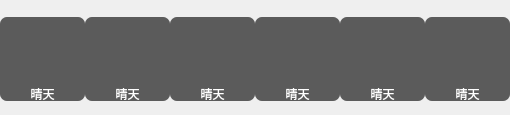
        <widget class="QWidget" name="widget0402" native="true">
         <layout class="QGridLayout" name="gridLayout_5">
          <property name="leftMargin">
           <number>0</number>
          </property>
          <property name="topMargin">
           <number>15</number>
          </property>
          <property name="rightMargin">
           <number>0</number>
          </property>
          <property name="bottomMargin">
           <number>14</number>
          </property>
          <property name="horizontalSpacing">
           <number>0</number>
          </property>
          <property name="verticalSpacing">
           <number>1</number>
          </property>
          <item row="0" column="2">
           <widget class="QLabel" name="labelWeathertype2">
            <property name="minimumSize">
             <size>
              <width>85</width>
              <height>70</height>
             </size>
            </property>
            <property name="maximumSize">
             <size>
              <width>85</width>
              <height>65</height>
             </size>
            </property>
            <property name="styleSheet">
             <string notr="true">color: rgb(255, 255, 255);
background-color: rgb(91, 91, 91);
border-radius:7px;
border-bottom-left-radius:0px;
border-bottom-right-radius:0px;
</string>
            </property>
            <property name="text">
             <string/>
            </property>
            <property name="pixmap">
             <pixmap resource="res.qrc">:/res/type/Qing.png</pixmap>
            </property>
            <property name="scaledContents">
             <bool>true</bool>
            </property>
           </widget>
          </item>
          <item row="1" column="2">
           <widget class="QLabel" name="labelWeather2">
            <property name="minimumSize">
             <size>
              <width>85</width>
              <height>15</height>
             </size>
            </property>
            <property name="maximumSize">
             <size>
              <width>85</width>
              <height>15</height>
             </size>
            </property>
            <property name="styleSheet">
             <string notr="true">color: rgb(255, 255, 255);
background-color: rgb(91, 91, 91);
border-radius:7px;
border-top-left-radius:0px;
border-top-right-radius:0px;

</string>
            </property>
            <property name="text">
             <string>晴天</string>
            </property>
            <property name="alignment">
             <set>Qt::AlignCenter</set>
            </property>
           </widget>
          </item>
          <item row="1" column="3">
           <widget class="QLabel" name="labelWeather3">
            <property name="minimumSize">
             <size>
              <width>85</width>
              <height>15</height>
             </size>
            </property>
            <property name="maximumSize">
             <size>
              <width>85</width>
              <height>15</height>
             </size>
            </property>
            <property name="styleSheet">
             <string notr="true">color: rgb(255, 255, 255);
background-color: rgb(91, 91, 91);
border-radius:7px;
border-top-left-radius:0px;
border-top-right-radius:0px;

</string>
            </property>
            <property name="text">
             <string>晴天</string>
            </property>
            <property name="alignment">
             <set>Qt::AlignCenter</set>
            </property>
           </widget>
          </item>
          <item row="0" column="0">
           <widget class="QLabel" name="labelWeathertype0">
            <property name="minimumSize">
             <size>
              <width>85</width>
              <height>70</height>
             </size>
            </property>
            <property name="maximumSize">
             <size>
              <width>85</width>
              <height>65</height>
             </size>
            </property>
            <property name="styleSheet">
             <string notr="true">color: rgb(255, 255, 255);
background-color: rgb(91, 91, 91);
border-radius:7px;
border-bottom-left-radius:0px;
border-bottom-right-radius:0px;
</string>
            </property>
            <property name="text">
             <string/>
            </property>
            <property name="pixmap">
             <pixmap resource="res.qrc">:/res/type/Qing.png</pixmap>
            </property>
            <property name="scaledContents">
             <bool>true</bool>
            </property>
           </widget>
          </item>
          <item row="0" column="4">
           <widget class="QLabel" name="labelWeathertype4">
            <property name="minimumSize">
             <size>
              <width>85</width>
              <height>70</height>
             </size>
            </property>
            <property name="maximumSize">
             <size>
              <width>85</width>
              <height>65</height>
             </size>
            </property>
            <property name="styleSheet">
             <string notr="true">color: rgb(255, 255, 255);
background-color: rgb(91, 91, 91);
border-radius:7px;
border-bottom-left-radius:0px;
border-bottom-right-radius:0px;
</string>
            </property>
            <property name="text">
             <string/>
            </property>
            <property name="pixmap">
             <pixmap resource="res.qrc">:/res/type/Qing.png</pixmap>
            </property>
            <property name="scaledContents">
             <bool>true</bool>
            </property>
           </widget>
          </item>
          <item row="1" column="1">
           <widget class="QLabel" name="labelWeather1">
            <property name="minimumSize">
             <size>
              <width>85</width>
              <height>15</height>
             </size>
            </property>
            <property name="maximumSize">
             <size>
              <width>85</width>
              <height>15</height>
             </size>
            </property>
            <property name="styleSheet">
             <string notr="true">color: rgb(255, 255, 255);
background-color: rgb(91, 91, 91);
border-radius:7px;
border-top-left-radius:0px;
border-top-right-radius:0px;

</string>
            </property>
            <property name="text">
             <string>晴天</string>
            </property>
            <property name="alignment">
             <set>Qt::AlignCenter</set>
            </property>
           </widget>
          </item>
          <item row="0" column="1">
           <widget class="QLabel" name="labelWeathertype1">
            <property name="minimumSize">
             <size>
              <width>85</width>
              <height>70</height>
             </size>
            </property>
            <property name="maximumSize">
             <size>
              <width>85</width>
              <height>65</height>
             </size>
            </property>
            <property name="styleSheet">
             <string notr="true">color: rgb(255, 255, 255);
background-color: rgb(91, 91, 91);
border-radius:7px;
border-bottom-left-radius:0px;
border-bottom-right-radius:0px;
</string>
            </property>
            <property name="text">
             <string/>
            </property>
            <property name="pixmap">
             <pixmap resource="res.qrc">:/res/type/Qing.png</pixmap>
            </property>
            <property name="scaledContents">
             <bool>true</bool>
            </property>
           </widget>
          </item>
          <item row="1" column="0">
           <widget class="QLabel" name="labelWeather0">
            <property name="minimumSize">
             <size>
              <width>85</width>
              <height>15</height>
             </size>
            </property>
            <property name="maximumSize">
             <size>
              <width>85</width>
              <height>15</height>
             </size>
            </property>
            <property name="styleSheet">
             <string notr="true">color: rgb(255, 255, 255);
background-color: rgb(91, 91, 91);
border-radius:7px;
border-top-left-radius:0px;
border-top-right-radius:0px;

</string>
            </property>
            <property name="text">
             <string>晴天</string>
            </property>
            <property name="alignment">
             <set>Qt::AlignCenter</set>
            </property>
           </widget>
          </item>
          <item row="1" column="4">
           <widget class="QLabel" name="labelWeather4">
            <property name="minimumSize">
             <size>
              <width>85</width>
              <height>15</height>
             </size>
            </property>
            <property name="maximumSize">
             <size>
              <width>85</width>
              <height>15</height>
             </size>
            </property>
            <property name="styleSheet">
             <string notr="true">color: rgb(255, 255, 255);
background-color: rgb(91, 91, 91);
border-radius:7px;
border-top-left-radius:0px;
border-top-right-radius:0px;

</string>
            </property>
            <property name="text">
             <string>晴天</string>
            </property>
            <property name="alignment">
             <set>Qt::AlignCenter</set>
            </property>
           </widget>
          </item>
          <item row="1" column="5">
           <widget class="QLabel" name="labelWeather5">
            <property name="minimumSize">
             <size>
              <width>85</width>
              <height>15</height>
             </size>
            </property>
            <property name="maximumSize">
             <size>
              <width>85</width>
              <height>15</height>
             </size>
            </property>
            <property name="styleSheet">
             <string notr="true">color: rgb(255, 255, 255);
background-color: rgb(91, 91, 91);
border-radius:7px;
border-top-left-radius:0px;
border-top-right-radius:0px;

</string>
            </property>
            <property name="text">
             <string>晴天</string>
            </property>
            <property name="alignment">
             <set>Qt::AlignCenter</set>
            </property>
           </widget>
          </item>
          <item row="0" column="3">
           <widget class="QLabel" name="labelWeathertype3">
            <property name="minimumSize">
             <size>
              <width>85</width>
              <height>70</height>
             </size>
            </property>
            <property name="maximumSize">
             <size>
              <width>85</width>
              <height>65</height>
             </size>
            </property>
            <property name="styleSheet">
             <string notr="true">color: rgb(255, 255, 255);
background-color: rgb(91, 91, 91);
border-radius:7px;
border-bottom-left-radius:0px;
border-bottom-right-radius:0px;
</string>
            </property>
            <property name="text">
             <string/>
            </property>
            <property name="pixmap">
             <pixmap resource="res.qrc">:/res/type/Qing.png</pixmap>
            </property>
            <property name="scaledContents">
             <bool>true</bool>
            </property>
           </widget>
          </item>
          <item row="0" column="5">
           <widget class="QLabel" name="labelWeathertype5">
            <property name="minimumSize">
             <size>
              <width>85</width>
              <height>70</height>
             </size>
            </property>
            <property name="maximumSize">
             <size>
              <width>85</width>
              <height>65</height>
             </size>
            </property>
            <property name="styleSheet">
             <string notr="true">color: rgb(255, 255, 255);
background-color: rgb(91, 91, 91);
border-radius:7px;
border-bottom-left-radius:0px;
border-bottom-right-radius:0px;
</string>
            </property>
            <property name="text">
             <string/>
            </property>
            <property name="pixmap">
             <pixmap resource="res.qrc">:/res/type/Qing.png</pixmap>
            </property>
            <property name="scaledContents">
             <bool>true</bool>
            </property>
           </widget>
          </item>
         </layout>
        </widget>
